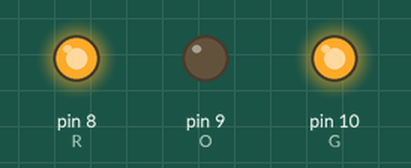
The sketch below on a simulated Arduino Uno, built with avr-gcc and run on an emulated ATmega328P. Shown: output pins drawn as LEDs (lit = HIGH).

Above: at 0.12 s.
At 2.37 s:
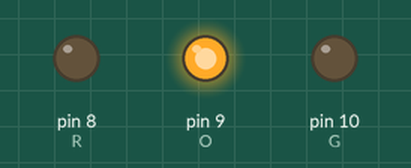
Timing chart, 0 to 3.0 s (numbered marks = the images above):
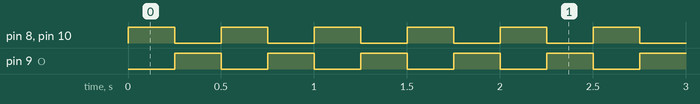

Measured:
- by itself, pin 8 (R), pin 9 (O), pin 10 (G): alternates HIGH for 0.25 s and LOW for 0.25 s

The sketch:

01_LED.ino
```cpp
#define R 8
#define O 9
#define G 10

void setup() {
  pinMode(R, OUTPUT);
  pinMode(O, OUTPUT);
  pinMode(G, OUTPUT);
}

void loop() {
  digitalWrite(R, HIGH);
  digitalWrite(O, LOW);
  digitalWrite(G, HIGH);
  delay(250);
  digitalWrite(R, LOW);
  digitalWrite(O, HIGH);
  digitalWrite(G, LOW);
  delay(250);
}
```
